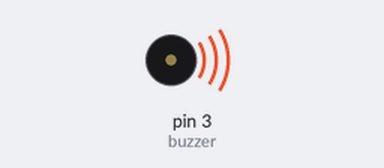
This sketch was run on a simulated Arduino Uno, built with avr-gcc and run on an emulated ATmega328P. On the bench: buzzer (waves = sounding).

Above: at 0.1 s.
Timing chart, 0 to 40.0 s (numbered marks = the images above):
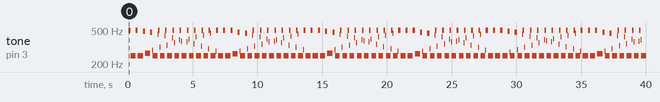

Measured:
- by itself, tone on pin 3 (buzzer): plays 496 Hz for 0.16 s, 249 Hz for 0.40 s, 496 Hz for 0.16 s, 249 Hz for 0.40 s, 483 Hz for 0.16 s, 268 Hz for 0.40 s … (241 notes in this stretch)

The sketch:

sketch_may30a_2.ino
```cpp
//*******************************************************************************
//----------------本例程仅供学习使用，未经作者允许，不得用于其他用途。-----------
//------------------------版权所有，仿冒必究！-----------------------------------
//----------------1.开发环境:Arduino IDE-----------------------------------------
//----------------2.测试使用开发板型号：Arduino Leonardo or Arduino UNO R3-------
//----------------3.单片机使用晶振：16M------------------------------------------
//----------------4.淘宝网址：http://xmdzpj.taobao.com---------------------------
//----------------5.作者：真红炎神---------------------------------------------
//*******************************************************************************/

int buzzer=3;     //设置控制蜂鸣器的数字IO脚
void setup()
{
pinMode(buzzer,OUTPUT);//设置数字IO脚模式，OUTPUT为辒出
}
void loop()
{
unsigned char i,j;//定义变量
while(1)
{
for(i=0;i<80;i++)//输出一个频率的声音
{
digitalWrite(buzzer,HIGH);//发声音
delay(1);//延时1ms
digitalWrite(buzzer,LOW);//不发声音
delay(1);//延时ms
}
for(i=0;i<100;i++)//输出另一个频率的声音
{
digitalWrite(buzzer,HIGH);//发声音
delay(2);//延时2ms
digitalWrite(buzzer,LOW);//不发声音
delay(2);//延时2ms
}
}
}
```
